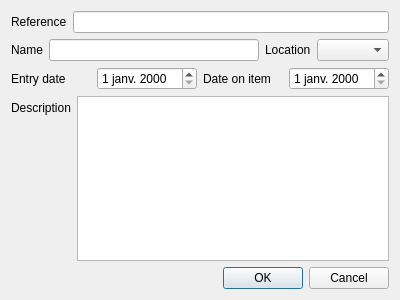
<?xml version="1.0" encoding="UTF-8"?>
<ui version="4.0">
 <class>CreateDialog</class>
 <widget class="QDialog" name="CreateDialog">
  <property name="geometry">
   <rect>
    <x>0</x>
    <y>0</y>
    <width>400</width>
    <height>300</height>
   </rect>
  </property>
  <property name="windowTitle">
   <string>Dialog</string>
  </property>
  <layout class="QVBoxLayout" name="verticalLayout">
   <item>
    <layout class="QHBoxLayout" name="horizontalLayout_2">
     <item>
      <widget class="QLabel" name="refLabel">
       <property name="toolTip">
        <string>The reference is automatically generated by the program. It will start with the reference of the address, followed by the reference of the location, the entry date, the three first letters of the name and a two-digit number.</string>
       </property>
       <property name="text">
        <string>Reference</string>
       </property>
      </widget>
     </item>
     <item>
      <widget class="QLineEdit" name="refLineEdit">
       <property name="readOnly">
        <bool>true</bool>
       </property>
      </widget>
     </item>
    </layout>
   </item>
   <item>
    <layout class="QHBoxLayout" name="horizontalLayout_7">
     <item>
      <layout class="QHBoxLayout" name="horizontalLayout_3">
       <item>
        <widget class="QLabel" name="nameLabel">
         <property name="text">
          <string>Name</string>
         </property>
        </widget>
       </item>
       <item>
        <widget class="QLineEdit" name="nameLineEdit"/>
       </item>
      </layout>
     </item>
     <item>
      <layout class="QHBoxLayout" name="horizontalLayout">
       <item>
        <widget class="QLabel" name="locationLabel">
         <property name="text">
          <string>Location</string>
         </property>
        </widget>
       </item>
       <item>
        <widget class="QComboBox" name="locationCB"/>
       </item>
      </layout>
     </item>
    </layout>
   </item>
   <item>
    <layout class="QHBoxLayout" name="horizontalLayout_4">
     <item>
      <layout class="QHBoxLayout" name="horizontalLayout_5">
       <item>
        <widget class="QLabel" name="label">
         <property name="toolTip">
          <string>&lt;!DOCTYPE HTML PUBLIC &quot;-//W3C//DTD HTML 4.0//EN&quot; &quot;http://www.w3.org/TR/REC-html40/strict.dtd&quot;&gt;
&lt;html&gt;&lt;head&gt;&lt;meta name=&quot;qrichtext&quot; content=&quot;1&quot; /&gt;&lt;style type=&quot;text/css&quot;&gt;
p, li { white-space: pre-wrap; }
&lt;/style&gt;&lt;/head&gt;&lt;body style=&quot; font-family:'Sans Serif'; font-size:9pt; font-weight:400; font-style:normal;&quot;&gt;
&lt;p style=&quot; margin-top:0px; margin-bottom:0px; margin-left:0px; margin-right:0px; -qt-block-indent:0; text-indent:0px;&quot;&gt;The entry date is the date at which the item was &lt;span style=&quot; font-weight:600;&quot;&gt;added&lt;/span&gt; to the database. Today's date is the default entry date.&lt;/p&gt;&lt;/body&gt;&lt;/html&gt;</string>
         </property>
         <property name="text">
          <string>Entry date</string>
         </property>
        </widget>
       </item>
       <item>
        <widget class="QDateEdit" name="recordDateEdit">
         <property name="locale">
          <locale language="French" country="France"/>
         </property>
         <property name="inputMethodHints">
          <set>Qt::ImhPreferNumbers</set>
         </property>
        </widget>
       </item>
      </layout>
     </item>
     <item>
      <layout class="QHBoxLayout" name="horizontalLayout_6">
       <item>
        <widget class="QLabel" name="label_2">
         <property name="toolTip">
          <string>&lt;!DOCTYPE HTML PUBLIC &quot;-//W3C//DTD HTML 4.0//EN&quot; &quot;http://www.w3.org/TR/REC-html40/strict.dtd&quot;&gt;
&lt;html&gt;&lt;head&gt;&lt;meta name=&quot;qrichtext&quot; content=&quot;1&quot; /&gt;&lt;style type=&quot;text/css&quot;&gt;
p, li { white-space: pre-wrap; }
&lt;/style&gt;&lt;/head&gt;&lt;body style=&quot; font-family:'Sans Serif'; font-size:9pt; font-weight:400; font-style:normal;&quot;&gt;
&lt;p style=&quot; margin-top:0px; margin-bottom:0px; margin-left:0px; margin-right:0px; -qt-block-indent:0; text-indent:0px;&quot;&gt;This corresponds to the date on the item. It is &lt;span style=&quot; font-weight:600;&quot;&gt;not&lt;/span&gt; mandatory.&lt;/p&gt;&lt;/body&gt;&lt;/html&gt;</string>
         </property>
         <property name="text">
          <string>Date on item</string>
         </property>
        </widget>
       </item>
       <item>
        <widget class="QDateEdit" name="entryDateEdit">
         <property name="locale">
          <locale language="French" country="France"/>
         </property>
        </widget>
       </item>
      </layout>
     </item>
    </layout>
   </item>
   <item>
    <layout class="QFormLayout" name="formLayout">
     <item row="0" column="0">
      <widget class="QLabel" name="descriptionLabel">
       <property name="text">
        <string>Description</string>
       </property>
      </widget>
     </item>
     <item row="0" column="1">
      <widget class="QPlainTextEdit" name="descriptionTextEdit"/>
     </item>
    </layout>
   </item>
   <item>
    <widget class="QDialogButtonBox" name="buttonBox">
     <property name="orientation">
      <enum>Qt::Horizontal</enum>
     </property>
     <property name="standardButtons">
      <set>QDialogButtonBox::Cancel|QDialogButtonBox::Ok</set>
     </property>
    </widget>
   </item>
  </layout>
 </widget>
 <resources/>
 <connections>
  <connection>
   <sender>buttonBox</sender>
   <signal>accepted()</signal>
   <receiver>CreateDialog</receiver>
   <slot>accept()</slot>
   <hints>
    <hint type="sourcelabel">
     <x>248</x>
     <y>254</y>
    </hint>
    <hint type="destinationlabel">
     <x>157</x>
     <y>274</y>
    </hint>
   </hints>
  </connection>
  <connection>
   <sender>buttonBox</sender>
   <signal>rejected()</signal>
   <receiver>CreateDialog</receiver>
   <slot>reject()</slot>
   <hints>
    <hint type="sourcelabel">
     <x>316</x>
     <y>260</y>
    </hint>
    <hint type="destinationlabel">
     <x>286</x>
     <y>274</y>
    </hint>
   </hints>
  </connection>
 </connections>
</ui>
